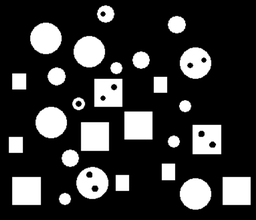
#> input picture connected_components/img/shapes.png, 256 x 220 px, shrunk from 504 x 433 before the run
$ python cc-2.py
#> lines starting #> are read from the running program, lines starting #| are printed output that depends on the picture; after the words box and inside, x2 and y2 are one past the last pixel; in counts of white or black regions, pixels touching at a corner belong together
import cv2

img = cv2.imread('./img/shapes.png', 0)
#> img is the input picture: shape (220, 256); min 0, max 255, mean 54.5
w, h = img.shape[0], img.shape[1]
#> w = 220; h = 256


def check_neighbor(image, x, y, q):
    for i in range(x - 1, x + 2):
        for j in range(y - 1, y + 2):
            try:
                if image[i][j][0] != 0 and not image[i][j][2]:
                    q.append((i, j))
            except:
                pass
    return q


def connected_component(image):
    cc = []
    for i in range(w):
        lst = []
        for j in range(h):
            lst.append([image[i][j], 0, False])
        cc.append(lst)
#> after the loop, cc = 220 items

    counter = 0
    queue = []
    for i in range(w):
        for j in range(h):
            if cc[i][j][0] != 0 and not cc[i][j][2]:
                queue.append((i, j))
                counter += 1

            while queue:
                nxt = queue.pop()
                cc[nxt[0]][nxt[1]][1] = counter
                cc[nxt[0]][nxt[1]][2] = True
                queue = check_neighbor(cc, nxt[0], nxt[1], queue)
#> after the loop, counter = 68; queue = []
    return cc, counter


cc, labels = connected_component(img)
#> cc = 220 items; labels = 68
print("# of connected components: ", labels)
#| # of connected components:  68

holes = img.copy()
for i in range(w):
    for j in range(h):
        if holes[i][j] != 0:
            holes[i][j] = 0
        else:
            holes[i][j] = 255
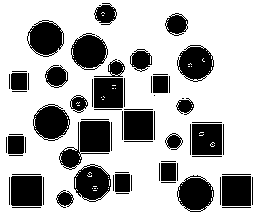
#> holes: shape (220, 256); 71.5% white; 68 black regions (21 under 20 px), largest, box (x1, y1, x2, y2) and area: (59, 121, 110, 170) 1322, (74, 164, 111, 202) 963, (33, 104, 70, 141) 955

not_cc, not_counter = connected_component(holes)
#> not_cc = 220 items; not_counter = 63
print("# of holes: ", not_counter - 1)
#| # of holes:  62

holed_shape = []
for i in range(w):
    for j in range(h):
        if cc[i][j][1] != 0 and cc[i][j + 1][1] == 0:
            for k in range(j + 1, h):
                if cc[i][k][1] == cc[i][j][1] and cc[i][j][1] not in holed_shape:
                    holed_shape.append(cc[i][j][1])
#> after the loop, holed_shape = [1, 2, 3, 4, 5, 6, 7, 8, 17, 21, 24, 25, 32, 36, 38, 50, 57, 65]

print("# of shapes with hole: ", len(holed_shape))
#| # of shapes with hole:  18

circles = cv2.HoughCircles(img, cv2.HOUGH_GRADIENT, 1, 5, param1=30, param2=28)
#> circles = [[91.5, 182.5, 15.2], [49.5, 122.5, 15], [64.5, 198.5, 6], [184.5, 105.5, 6], [56.5, 75.5, 8.2], [176.5, 23.5, 8.2], [44.5, 36.5, 15], [90.5, 50.5, 14.3], [196.5, 192.5, 14.3]]
print("# of squares: ", labels - len(circles[0]))
#| # of squares:  59
print("# of circles: ", len(circles[0]))
#| # of circles:  9
